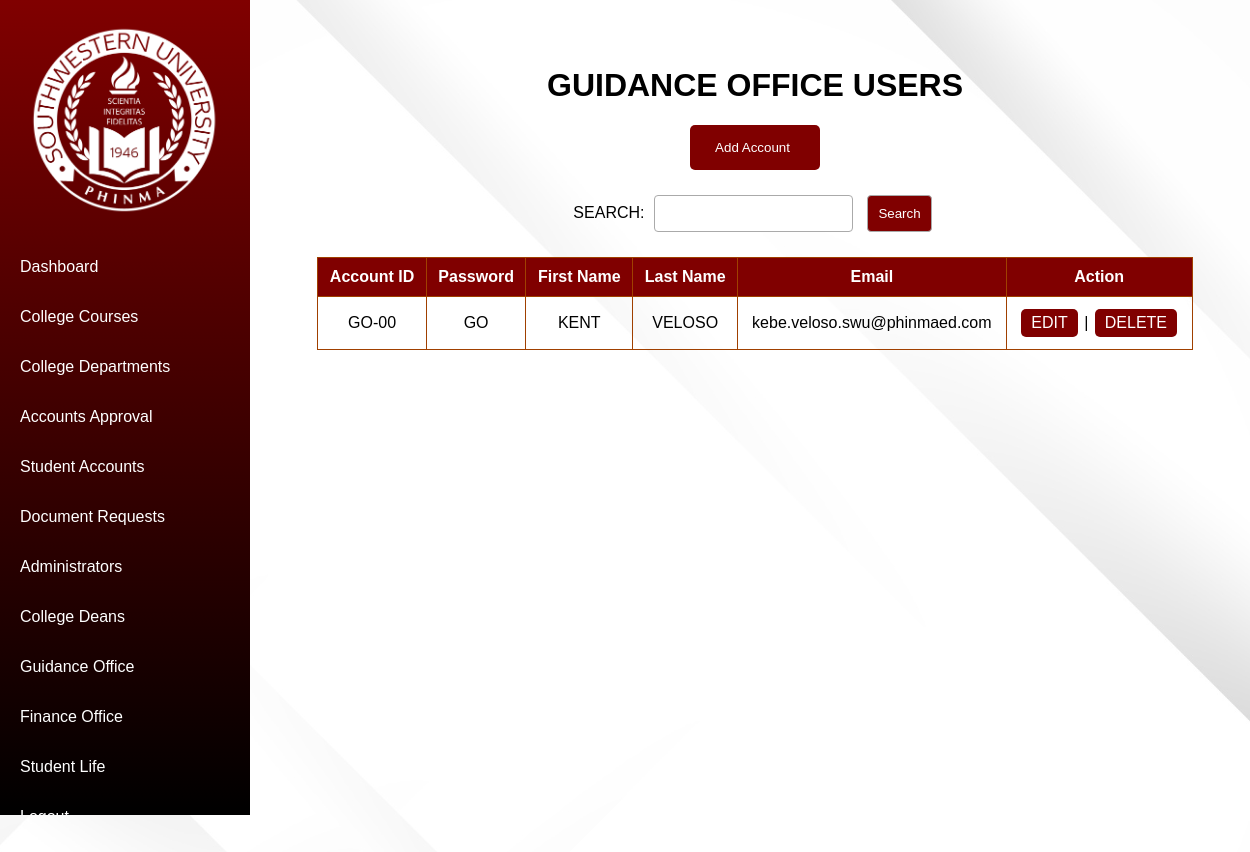
The page /acc_admin/guidance_account.php on the database its author committed.
### tables this page shows
CREATE TABLE `guidance_account` (
  `go_id` varchar(10) NOT NULL,
  `go_pass` varchar(50) NOT NULL,
  `go_firstname` varchar(50) NOT NULL,
  `go_lastname` varchar(50) NOT NULL,
  `go_email` varchar(50) NOT NULL
);

### acc_admin/guidance_account.php (the view, shortened to what this page needs)
<!DOCTYPE html>
<html lang="en">
<head>
</head>
<body>
<div class="sidebar">
        <img src='../assets/logo1.png' alt='../assets/logo1.png' class="logo">
        <a href="./admin_dashboard.php">Dashboard</a>
        <a href="./college_course.php">College Courses</a>
        <a href="./college_department.php">College Departments</a>
        <a href="./student_account_applications.php">Accounts Approval</a>
        <a href="./student_account.php">Student Accounts</a>
        <a href="./doc_request.php">Document Requests</a>
        <a href="./admin_account.php">Administrators</a>
        <a href="./dean_account.php">College Deans</a>
        <a href="./guidance_account.php">Guidance Office</a>
        <a href="./finance_account.php">Finance Office</a>
        <a href="./sl_account.php">Student Life</a>
        <a href="./admin_logout.html"><span>Logout</a>
    </div>
    <center>
        <h1>GUIDANCE OFFICE USERS</h1>
        <button class="add-account-button"><a href="./guidance_account_add_form.html">Add Account</button></a>
        <div class="search-box">
            <form method='post'>
                SEARCH: <input type='text' name='txtsearch' value='<?php echo (isset($txtsearch) ? $txtsearch : ""); ?>'>
                <input type='submit' name='btnsearch' value="Search">
            </form>
        </div>
        <?php
        require_once '../connection.php';
        $sql = "SELECT * FROM guidance_account";
        if (isset($_POST['btnsearch'])) {
            $txtsearch = $_POST['txtsearch'];
            $sql .= "WHERE go_id LIKE '%$txtsearch%' OR
                    go_firstname LIKE '%$txtsearch%' OR
                    go_lastname LIKE '%$txtsearch%' OR
                    go_email LIKE '%$txtsearch%'";
        } else {
            $sql .= "";
        }
        $sql .= " ORDER BY go_id, go_pass, go_firstname, go_lastname, go_email";
        $result = mysqli_query($con, $sql) or die("Error: " . mysqli_error($con));
        ?>
        <table>
            <thead>
                <tr>
                    <th>Account ID</th>
                    <th>Password</th>
                    <th>First Name</th>
                    <th>Last Name</th>
                    <th>Email</th>
                    <th>Action</th>
                </tr>
            </thead>
            <tbody>
                <?php
                if (mysqli_num_rows($result) == 0) {
                    echo "<tr><td colspan=9> NO RECORDS FOUND. Please add a record into the database.</td></tr>";
                } else {
                    while ($row = mysqli_fetch_array($result)) {
                        $go_id = $row['go_id'];
                        $go_pass = $row['go_pass'];
                        $go_firstname = $row['go_firstname'];
                        $go_lastname = $row['go_lastname'];
                        $go_email = $row['go_email'];
                        echo "<tr>";
                        echo "<td>$go_id</td>";
                        echo "<td>$go_pass</td>";
                        echo "<td>$go_firstname</td>";
                        echo "<td>$go_lastname</td>";
                        echo "<td>$go_email</td>";
                        echo "<td><a class='edit-button' href='guidance_account_edit_form.php?go_id=$go_id'>EDIT</a> |
                             <a class='delete-button' href='guidance_account_delete_confirmation.php?go_id=$go_id'>DELETE</a></td>";
                        echo "</tr>";
                    }
                }
                ?>
            </tbody>
        </table>
    </center>
</body>
</html>

### acc_admin/guidance_account.php (style rules this page uses)
body { font-family: Arial, sans-serif; justify-content: center; align-items: center; background-color: maroon; margin: 0; padding: 0; background-image: url('../assets/background2.png'); background-position: center; height: 1000px; margin-left: 220px; margin-right: -40px; margin-top: -28px; padding: 20px; }
.sidebar { width: 250px; height: 100vh; position: fixed; left: 0; top: 0; background: linear-gradient(to bottom, maroon, black); padding-top: 15px; overflow-y: auto; }
.sidebar img.logo { display: block; max-width: 80%; margin: 0 auto 20px; padding: 5px 0; }
.sidebar a { display: block; color: white; text-decoration: none; padding: 15px 20px; margin-bottom: 2px; transition: background-color 0.3s; }
.add-account-button { display: inline-block; padding: 10px 10px; background-color: maroon; color: white; border: none; border-radius: 5px; cursor: pointer; transition: background-color 0.3s; }
.edit-button, .delete-button { display: inline-block; padding: 5px 10px; margin: 2px; border: none; border-radius: 5px; cursor: pointer; transition: background-color 0.3s; background-color: maroon; color: white; text-decoration: none; }
h1 { margin-top: 75px; }
a { color: white; text-decoration: none; padding: 5px 15px; display: inline-block; margin-right: 5px; }
table { width: 85%; margin: 20px auto; border-collapse: collapse; }
th, td { border: 1px solid #a04000; padding: 10px; text-align: center; }
th { background-color: #800000; color: white; }
.search-box { text-align: center; margin: 20px; }
input[type="text"], input[type="submit"] { padding: 10px; margin: 5px; border: 1px solid #aaa; border-radius: 4px; }
input[type="submit"] { background-color: #800000; color: white; cursor: pointer; }

### rows shown on the page
guidance_account: go_id "GO-00", go_pass "GO", go_firstname "KENT", go_lastname "VELOSO", go_email "kebe.veloso.swu@phinmaed.com"
